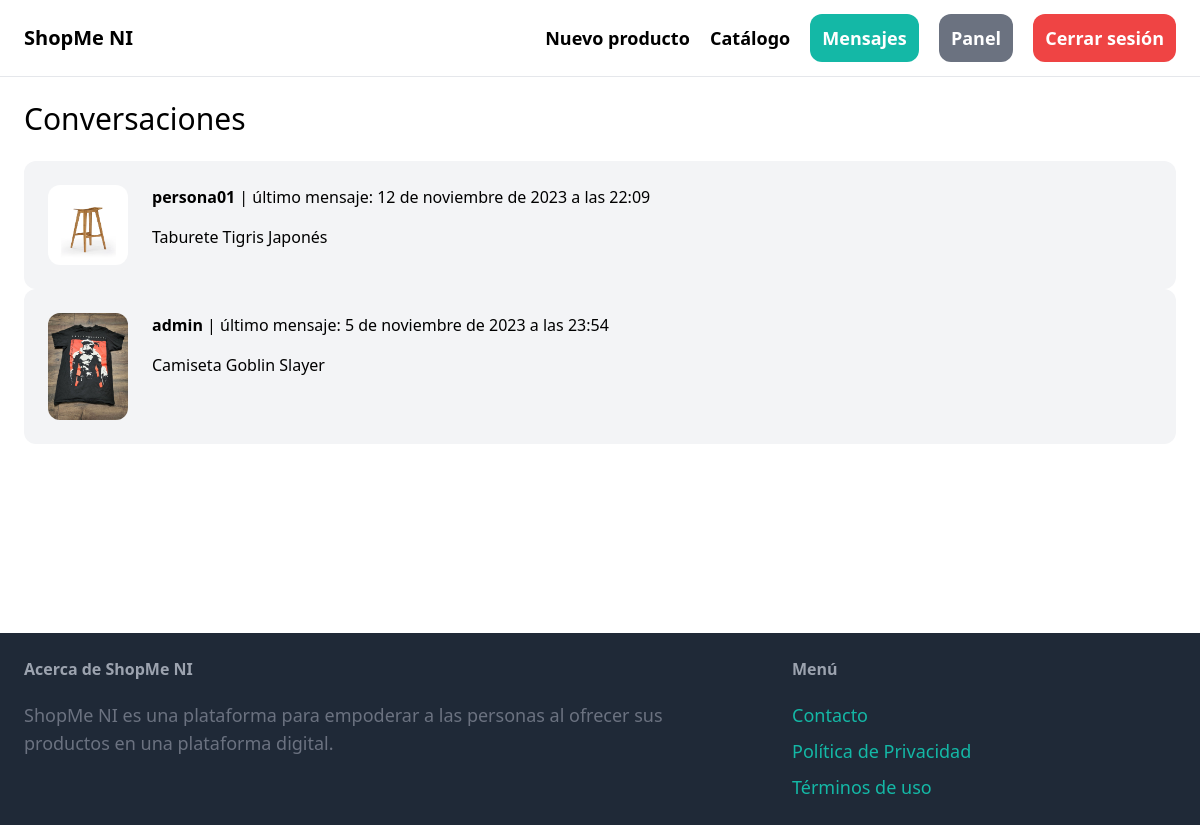
Page /mensajes/ (signed in) on the committed database.
### mensajes/models.py (models this page shows)
class Conversacion(models.Model):
    producto = models.ForeignKey(Producto, related_name="conversaciones", on_delete=models.CASCADE)
    miembros = models.ManyToManyField(User, related_name="conversaciones")
    created_at = models.DateTimeField(auto_now_add=True)
    modified_at = models.DateTimeField(auto_now=True)
    class Meta:
        ordering = ("-modified_at", )

### producto/models.py (models this page shows, shortened)
class Producto(models.Model):
    categoria = models.ForeignKey(Categoria, related_name="productos", on_delete=models.CASCADE)
    name = models.CharField(max_length=255)
    description = models.TextField(blank=True, null=True)
    price = models.FloatField()
    image = models.ImageField(upload_to="imagenes_productos", blank=True, null=True)
    is_sold = models.BooleanField(default=False)
    created_by = models.ForeignKey(User, related_name="productos", on_delete=models.CASCADE)
    created_at = models.DateTimeField(auto_now_add=True)

### mensajes/views.py (the view)
# urls.py: path("", views.conversaciones, name="conversaciones"),
@login_required
def conversaciones(request):
    conversaciones = Conversacion.objects.filter(miembros__in=[request.user.id])
    context = {
        "conversaciones": conversaciones
    }
    return render(request, "mensajes/conversaciones.html", context)

### mensajes/templates/mensajes/conversaciones.html (shortened to what this page needs)
{% extends 'core/base.html' %}
{% block content %}
<h1 class="mb-6 text-3xl">Conversaciones</h1>
<div class="space-y-6 min-h-[28rem]">
    {% for conversacion in conversaciones %}
        <a href="{% url 'mensajes:detalles' conversacion.id %}">
            <div class="p-6 flex bg-gray-100 rounded-xl">
                <div class="pr-6">
                    <img src="{{ conversacion.producto.image.url }}" alt="{{ conversacion.producto.name }}" class="w-20 rounded-xl">
                </div>
                <div>
                    {% for miembro in conversacion.miembros.all %}
                        {% if miembro != request.user %}
                            <p class="mb-4"><strong>{{ miembro.username }}</strong> | último mensaje: {{ conversacion.modified_at }}</p>
                            <p>{{ conversacion.producto.name }}</p>
                        {% endif %}
                    {% endfor %}
                </div>
            </div>
        </a>
    {% endfor %}
</div>
{% endblock %}

### rows in the picture
Conversacion: producto.image (picture), modified_at "12 de noviembre de 2023 a las 22:09", producto.name "Taburete Tigris Japonés"
Conversacion: producto.image (picture), modified_at "5 de noviembre de 2023 a las 23:54", producto.name "Camiseta Goblin Slayer"

### other values in the picture
{{ miembro.username }} "persona01"
{{ miembro.username }} "admin"
